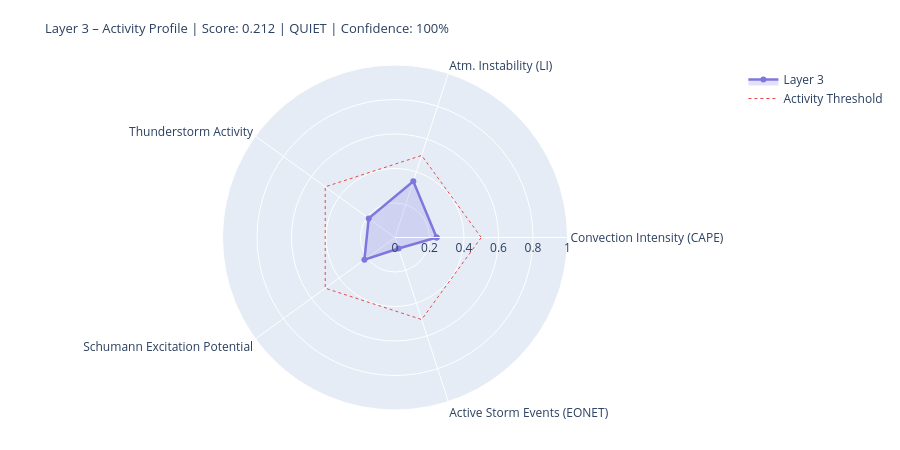

Notebook cell for this chart:
### Markdown cell above
---
## 4. State Assessment & Handoff to Layer 4/5

### Code cell
# ============================================================
# LAYER-3-SCORE
# Five dynamic components
# ============================================================

def norm(v, lo, hi):
    if v is None or (isinstance(v, float) and math.isnan(v)): return None
    return round(max(0.0, min(1.0, (v - lo) / (hi - lo))), 4)

# --- 1) Convection intensity (global CAPE mean) ---
cape_mean = df_atm['cape'].dropna().mean() if not df_atm.empty else None
conv_score = norm(cape_mean, 0, 3000)
conv_src   = 'primary' if cape_mean is not None else 'missing'

# --- 2) Atmospheric instability (LI mean) ---
li_mean   = df_atm['li'].dropna().mean() if not df_atm.empty else None
# Negative LI = unstable → higher score
instab_score = norm(-li_mean if li_mean is not None else None, -6, 6)
instab_src   = 'primary' if li_mean is not None else 'missing'

# --- 3) Thunderstorm activity (mean thunder score + WMO count) ---
thunder_mean = df_atm['thunder_score'].mean() if not df_atm.empty else None
n_thunder    = int(df_atm['thunderstorm'].sum()) if not df_atm.empty else 0
thunder_score_val = norm(
    (thunder_mean or 0) * 0.7 + n_thunder * 0.1, 0, 1.0
) if thunder_mean is not None else None
thunder_src = 'primary'

# --- 4) Schumann excitation potential (weighted Schumann contribution) ---
schumann_pot = df_atm['schumann_contribution'].mean() if not df_atm.empty else None
# Boosted by Layer-2 thunderstorm trigger
if schumann_pot is not None and l2_thunder:
    schumann_pot = min(1.0, schumann_pot * 1.2)
schumann_score = norm(schumann_pot, 0, 1.0) if schumann_pot is not None else None
schumann_src   = 'derived'

# --- 5) Storm activity (NASA EONET) ---
# Distinction: None = data not loaded, 0.0 = loaded but no events
storm_score = None
storm_src   = 'missing'
if raw.get('storms') is not None:          # API reached successfully
    storm_score = norm(len(storm_events), 0, 30) if storm_events else 0.0
    storm_src   = 'primary'

# X-Ray and Kp: context only, not in dynamic score
# (X-Ray = Layer-0/4 driver; Kp = geomagnetic index, not a lightning proxy)
xray_context = None
if raw.get('xray'):
    df_xc = pd.DataFrame(raw['xray'])
    fc = next((c for c in df_xc.columns
               if any(k in c.lower() for k in ['flux','long']) and 'time' not in c.lower()),
              df_xc.columns[1])
    df_xc[fc] = pd.to_numeric(df_xc[fc], errors='coerce')
    xray_last = df_xc[fc].dropna().iloc[-1] if not df_xc[fc].dropna().empty else None
    if xray_last:
        xray_class = ('X' if xray_last>=1e-4 else 'M' if xray_last>=1e-5
                      else 'C' if xray_last>=1e-6 else 'B')
        xray_context = {'flux': float(xray_last), 'class': xray_class}
        print(f'X-Ray context: {xray_class}-class ({xray_last:.2e} W/m²)')

# --- Aggregate ---
COMPONENTS = {
    'Convection Intensity (CAPE)':  {'score': conv_score,       'source': conv_src,    'dynamic': True},
    'Atm. Instability (LI)':         {'score': instab_score,     'source': instab_src,  'dynamic': True},
    'Thunderstorm Activity':              {'score': thunder_score_val, 'source': thunder_src, 'dynamic': True},
    'Schumann Excitation Potential':   {'score': schumann_score,   'source': schumann_src,'dynamic': True},
    'Active Storm Events (EONET)': {'score': storm_score,      'source': storm_src,   'dynamic': True},
}

available   = {k: v['score'] for k, v in COMPONENTS.items() if v['score'] is not None}
unavailable = [k for k, v in COMPONENTS.items() if v['score'] is None]
layer3_score = round(sum(available.values()) / len(available), 4) if available else None
confidence   = round(len(available) / len(COMPONENTS), 2)
level = ('unknown' if layer3_score is None
         else 'quiet'   if layer3_score < 0.3
         else 'moderate' if layer3_score < 0.6
         else 'active')
dominant_l3 = max(available, key=available.get) if available else 'none'

# --- Ausgabe ---
W = 68
print('=' * W)
print('LAYER 3 – ATMOSPHERE / WEATHER / THUNDERSTORMS – STATE ASSESSMENT')
print('=' * W)
for name, comp in COMPONENTS.items():
    s = comp['score']
    if s is not None:
        bar = '█' * int(s * 20) + '░' * (20 - int(s * 20))
        print(f'  {name:<36} {bar}  {s:.3f}  [{comp["source"]}]')
    else:
        print(f'  {name:<36} {"─" * 20}  n/a   [missing]')
print('-' * W)
print(f'  Score:        {layer3_score:.3f}  ({len(available)}/{len(COMPONENTS)} components)')
print(f'  Confidence:   {confidence:.0%}')
print(f'  Level:        {level.upper()}')
print(f'  Dominant:     {dominant_l3}')
print(f'  CAPE mean:    {cape_mean:.0f} J/kg' if cape_mean else '  CAPE mean:    n/a')
print(f'  LI mean:      {li_mean:.1f} K' if li_mean is not None else '  LI mean:      n/a')
print(f'  Thunderstorms:{n_thunder} points (WMO)  +  {len(storm_events)} NASA EONET')
print('=' * W)

# Radar
cats   = list(available.keys())
vals_r = list(available.values())
if len(cats) >= 3:
    fig = go.Figure()
    fig.add_trace(go.Scatterpolar(
        r=vals_r + [vals_r[0]], theta=cats + [cats[0]],
        fill='toself', fillcolor='rgba(127,119,221,0.22)',
        line=dict(color='#7F77DD', width=2.5), name='Layer 3'
    ))
    fig.add_trace(go.Scatterpolar(
        r=[0.5] * (len(cats)+1), theta=cats + [cats[0]],
        line=dict(color='#E24B4A', dash='dot', width=1),
        mode='lines', name='Activity Threshold'
    ))
    fig.update_layout(
        title=dict(
            text=f'Layer 3 – Activity Profile | Score: {layer3_score:.3f} | {level.upper()} | Confidence: {confidence:.0%}',
            font=dict(size=13)
        ),
        polar=dict(radialaxis=dict(visible=True, range=[0, 1])),
        height=450, showlegend=True,
        margin=dict(l=60, r=60, t=65, b=40)
    )
    fig.show()

### Figure 1 — Plotly figure (JSON) as saved in the notebook; plotly's stock layout.template omitted (floating-point values rounded to 4 significant figures)
{"data": [{"fill": "toself", "fillcolor": "rgba(127,119,221,0.22)", "line": {"color": "#7F77DD", "width": 2.5}, "name": "Layer 3", "r": [0.2413, 0.3433, 0.1883, 0.2192, 0.0667, 0.2413], "theta": ["Convection Intensity (CAPE)", "Atm. Instability (LI)", "Thunderstorm Activity", "Schumann Excitation Potential", "Active Storm Events (EONET)", "Convection Intensity (CAPE)"], "type": "scatterpolar"}, {"line": {"color": "#E24B4A", "dash": "dot", "width": 1}, "mode": "lines", "name": "Activity Threshold", "r": [0.5, 0.5, 0.5, 0.5, 0.5, 0.5], "theta": ["Convection Intensity (CAPE)", "Atm. Instability (LI)", "Thunderstorm Activity", "Schumann Excitation Potential", "Active Storm Events (EONET)", "Convection Intensity (CAPE)"], "type": "scatterpolar"}], "layout": {"height": 450, "margin": {"b": 40, "l": 60, "r": 60, "t": 65}, "polar": {"radialaxis": {"range": [0, 1], "visible": true}}, "showlegend": true, "title": {"font": {"size": 13}, "text": "Layer 3 – Activity Profile | Score: 0.212 | QUIET | Confidence: 100%"}}}
